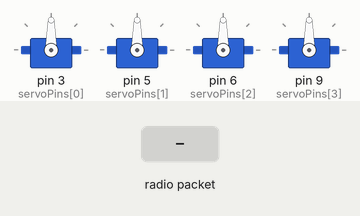
Recording of a sketch running on a simulated Arduino Uno, built with avr-gcc and run on an emulated ATmega328P. Shown: 4 × servo. Inputs (shaded band) come from the test bench. No radio packets arrive unless stated.

Above: at 1.2 s.
1.3 s: radio packet "0" arrives
At 2.1 s:
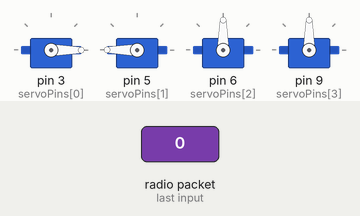
2.8 s: radio packet "1" arrives
At 3.2 s:
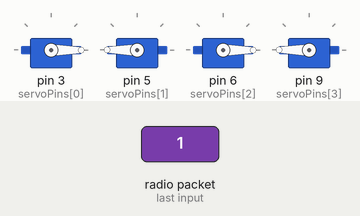
Timing chart, 0 to 5.8 s (numbered marks = the images above; inputs shaded):
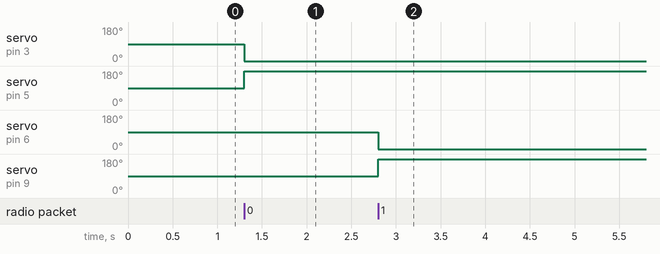

Measured:
- after the input at 1.3 s, servo on pin 3 (servoPins[0]): 90° → 0° at once; servo on pin 5 (servoPins[1]): 90° → 180° at once
- after the input at 2.8 s, servo on pin 6 (servoPins[2]): 90° → 0° at once; servo on pin 9 (servoPins[3]): 90° → 180° at once

The sketch:

HorseReceiver.ino
```cpp
#include <SPI.h>
#include <RF24.h>
#include <Servo.h>

// CONSTANTS
const int NUM_SENSORS = 4;

const byte address[6] = "00001";
const char servoPins[] = {3, 5, 6, 9}; // Pin (D)

// GLOBALS
RF24 radio(7, 8); // CE, CSN
Servo servos[NUM_SENSORS];

void setup() {
  // Serial.begin(9600);

  // Attach Servos
  for (char i = 0; i < NUM_SENSORS; ++i) {
    servos[i].attach(servoPins[i]);
  }

  // Initial Servo Positions
  servos[0].write(90);
  servos[1].write(90);
  servos[2].write(90);
  servos[3].write(90);


  radio.begin();
  radio.openReadingPipe(0, address);
  radio.setPALevel(RF24_PA_MIN);
  radio.startListening();
}

void loop() {
  if (radio.available()) {
    char readBuf[20] = "";
    radio.read(&readBuf, sizeof(readBuf));

    // DEBUG
    // Serial.println(readBuf);

    int servoIndex;
    int servoAngle; // 0 - 90 range
    sscanf(readBuf, "%d %d", &servoIndex, &servoAngle);

    // NOTE: 90 is the neutral position (except for the front left leg sadly)

    // 4 Flex Sensors
    // servos[0].write(servoAngle);

    // 2 Flex Sensor Version
    if (servoIndex == 0) {
      servos[0].write(constrain(map(servoAngle, 0, 90, 90, 0), 0, 180)); // Front Right (Start 90, End 0)
      servos[1].write(constrain(map(servoAngle, 0, 90, 90, 180), 0, 180)); // Front Left (Start 90, End 180)
    }
    else if (servoIndex == 1) {
      servos[2].write(constrain(map(servoAngle, 0, 90, 70, 0), 0, 180)); // Back Left (Start 90, End 0)
      servos[3].write(constrain(map(servoAngle, 0, 90, 70, 180), 0, 180)); // Back Right (Start 90, End 180)
    }
//    if (servoIndex == 0) {
//      servos[0].write(constrain(map(servoAngle, 0, 90, 90, 0), 0, 180)); // Front Right (Start 90, End 0)
//    }
//    else if (servoIndex == 1) {
//      servos[1].write(constrain(map(servoAngle, 0, 90, 90, 180), 0, 180)); // Front Left (Start 90, End 180)
//    }

    delay(15);
  }
}
```
